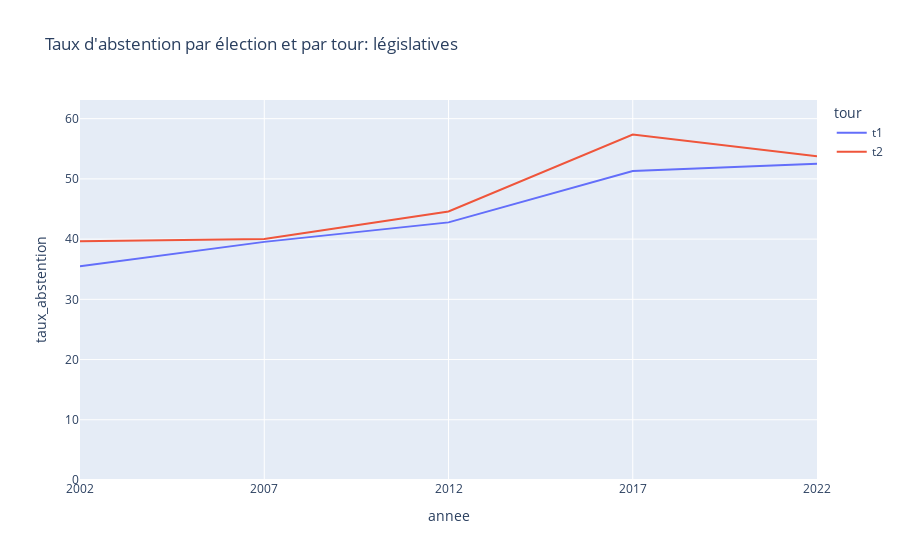

The notebook cell this image was saved under:
### Code cell
inscrits = resultats_filtres.groupby('id_election')['Inscrits'].sum()
abstenus = resultats_filtres.groupby('id_election')['Abstentions'].sum()
taux = (abstenus/inscrits*100).reset_index().rename({
    0: 'taux_abstention',
}, axis=1)
taux['tour'] = taux['id_election'].apply(lambda x: x.split('_')[-1])
taux['annee'] = taux['id_election'].apply(lambda x: x.split('_')[0])

fig = px.line(
    taux,
    x='annee',
    y='taux_abstention',
    color='tour',
    title=f"Taux d'abstention par élection et par tour: {mapping[election_type]}",
)
fig.update_layout(
    yaxis_range=(0, max(taux['taux_abstention'])*1.1)
)
fig.show()

### Figure 1 — Plotly figure (JSON) as saved in the notebook; plotly's stock layout.template omitted (floating-point values rounded to 4 significant figures)
{"data": [{"hovertemplate": "tour=t1<br>annee=%{x}<br>taux_abstention=%{y}<extra></extra>", "legendgroup": "t1", "line": {"color": "#636efa", "dash": "solid"}, "marker": {"symbol": "circle"}, "mode": "lines", "name": "t1", "orientation": "v", "showlegend": true, "type": "scatter", "x": ["2002", "2007", "2012", "2017", "2022"], "xaxis": "x", "y": [35.47, 39.54, 42.78, 51.3, 52.49], "yaxis": "y"}, {"hovertemplate": "tour=t2<br>annee=%{x}<br>taux_abstention=%{y}<extra></extra>", "legendgroup": "t2", "line": {"color": "#EF553B", "dash": "solid"}, "marker": {"symbol": "circle"}, "mode": "lines", "name": "t2", "orientation": "v", "showlegend": true, "type": "scatter", "x": ["2002", "2007", "2012", "2017", "2022"], "xaxis": "x", "y": [39.64, 40.04, 44.6, 57.36, 53.77], "yaxis": "y"}], "layout": {"legend": {"title": {"text": "tour"}, "tracegroupgap": 0}, "title": {"text": "Taux d'abstention par élection et par tour: législatives"}, "xaxis": {"anchor": "y", "domain": [0, 1], "title": {"text": "annee"}}, "yaxis": {"anchor": "x", "domain": [0, 1], "range": [0, 63.1], "title": {"text": "taux_abstention"}}}}
